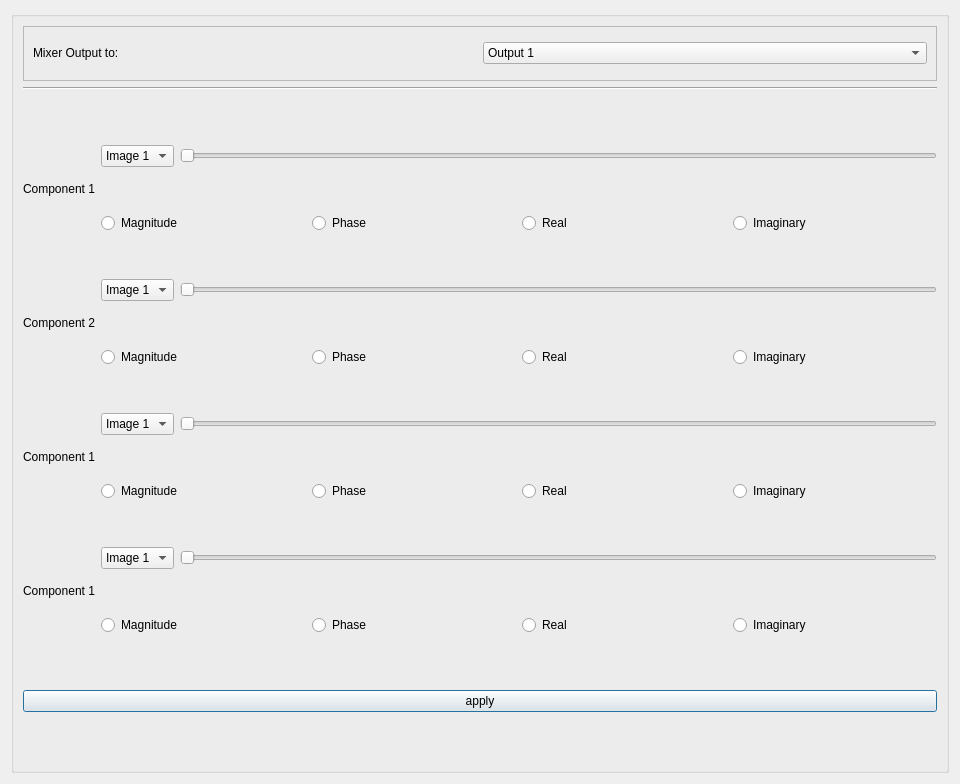
<?xml version="1.0" encoding="UTF-8"?>
<ui version="4.0">
 <class>Dialog</class>
 <widget class="QDialog" name="Dialog">
  <property name="geometry">
   <rect>
    <x>0</x>
    <y>0</y>
    <width>960</width>
    <height>784</height>
   </rect>
  </property>
  <property name="windowTitle">
   <string>Dialog</string>
  </property>
  <layout class="QGridLayout" name="gridLayout_12">
   <item row="0" column="0">
    <widget class="QGroupBox" name="groupBox">
     <property name="title">
      <string/>
     </property>
     <layout class="QGridLayout" name="gridLayout_11">
      <item row="0" column="0">
       <layout class="QGridLayout" name="gridLayout_10">
        <item row="0" column="0">
         <widget class="QFrame" name="frame">
          <property name="minimumSize">
           <size>
            <width>0</width>
            <height>55</height>
           </size>
          </property>
          <property name="maximumSize">
           <size>
            <width>16777215</width>
            <height>55</height>
           </size>
          </property>
          <property name="frameShape">
           <enum>QFrame::StyledPanel</enum>
          </property>
          <property name="frameShadow">
           <enum>QFrame::Raised</enum>
          </property>
          <layout class="QGridLayout" name="gridLayout">
           <item row="0" column="0">
            <layout class="QVBoxLayout" name="verticalLayout">
             <item>
              <layout class="QHBoxLayout" name="horizontalLayout">
               <item>
                <widget class="QLabel" name="label">
                 <property name="text">
                  <string>Mixer Output to:</string>
                 </property>
                </widget>
               </item>
               <item>
                <widget class="QComboBox" name="mixer_output_combobox">
                 <item>
                  <property name="text">
                   <string>Output 1</string>
                  </property>
                 </item>
                 <item>
                  <property name="text">
                   <string>Output 2</string>
                  </property>
                 </item>
                </widget>
               </item>
              </layout>
             </item>
            </layout>
           </item>
          </layout>
         </widget>
        </item>
        <item row="3" column="0">
         <layout class="QGridLayout" name="gridLayout_9">
          <item row="2" column="0">
           <layout class="QHBoxLayout" name="horizontalLayout_7">
            <item>
             <widget class="QLabel" name="label_3">
              <property name="text">
               <string>Component 2</string>
              </property>
             </widget>
            </item>
            <item>
             <layout class="QGridLayout" name="gridLayout_3">
              <item row="0" column="0">
               <layout class="QHBoxLayout" name="horizontalLayout_4">
                <item>
                 <widget class="QComboBox" name="input_img_selection_combobox_2">
                  <item>
                   <property name="text">
                    <string>Image 1</string>
                   </property>
                  </item>
                  <item>
                   <property name="text">
                    <string>Image 2</string>
                   </property>
                  </item>
                  <item>
                   <property name="text">
                    <string>Image 3</string>
                   </property>
                  </item>
                  <item>
                   <property name="text">
                    <string>Image 4</string>
                   </property>
                  </item>
                 </widget>
                </item>
                <item>
                 <widget class="QSlider" name="comp1_hslider_2">
                  <property name="orientation">
                   <enum>Qt::Horizontal</enum>
                  </property>
                 </widget>
                </item>
               </layout>
              </item>
              <item row="2" column="0">
               <layout class="QHBoxLayout" name="horizontalLayout_5">
                <item>
                 <widget class="QRadioButton" name="mag_radioBtn_2">
                  <property name="text">
                   <string>Magnitude</string>
                  </property>
                 </widget>
                </item>
                <item>
                 <widget class="QRadioButton" name="phase_radioBtn_2">
                  <property name="text">
                   <string>Phase</string>
                  </property>
                 </widget>
                </item>
                <item>
                 <widget class="QRadioButton" name="real_radioBtn_2">
                  <property name="text">
                   <string>Real</string>
                  </property>
                 </widget>
                </item>
                <item>
                 <widget class="QRadioButton" name="imaginary_radioBtn_2">
                  <property name="text">
                   <string>Imaginary</string>
                  </property>
                 </widget>
                </item>
               </layout>
              </item>
              <item row="1" column="0">
               <spacer name="verticalSpacer_5">
                <property name="orientation">
                 <enum>Qt::Vertical</enum>
                </property>
                <property name="sizeHint" stdset="0">
                 <size>
                  <width>20</width>
                  <height>40</height>
                 </size>
                </property>
               </spacer>
              </item>
             </layout>
            </item>
           </layout>
          </item>
          <item row="0" column="0">
           <layout class="QHBoxLayout" name="horizontalLayout_6">
            <item>
             <widget class="QLabel" name="label_2">
              <property name="text">
               <string>Component 1</string>
              </property>
             </widget>
            </item>
            <item>
             <layout class="QGridLayout" name="gridLayout_2">
              <item row="0" column="0">
               <layout class="QHBoxLayout" name="horizontalLayout_2">
                <item>
                 <widget class="QComboBox" name="input_img_selection_combobox_1">
                  <item>
                   <property name="text">
                    <string>Image 1</string>
                   </property>
                  </item>
                  <item>
                   <property name="text">
                    <string>Image 2</string>
                   </property>
                  </item>
                  <item>
                   <property name="text">
                    <string>Image 3</string>
                   </property>
                  </item>
                  <item>
                   <property name="text">
                    <string>Image 4</string>
                   </property>
                  </item>
                 </widget>
                </item>
                <item>
                 <widget class="QSlider" name="comp1_hslider_1">
                  <property name="orientation">
                   <enum>Qt::Horizontal</enum>
                  </property>
                 </widget>
                </item>
               </layout>
              </item>
              <item row="2" column="0">
               <layout class="QHBoxLayout" name="horizontalLayout_3">
                <item>
                 <widget class="QRadioButton" name="mag_radioBtn_1">
                  <property name="text">
                   <string>Magnitude</string>
                  </property>
                 </widget>
                </item>
                <item>
                 <widget class="QRadioButton" name="phase_radioBtn_1">
                  <property name="text">
                   <string>Phase</string>
                  </property>
                 </widget>
                </item>
                <item>
                 <widget class="QRadioButton" name="real_radioBtn_1">
                  <property name="text">
                   <string>Real</string>
                  </property>
                 </widget>
                </item>
                <item>
                 <widget class="QRadioButton" name="imaginary_radioBtn_1">
                  <property name="text">
                   <string>Imaginary</string>
                  </property>
                 </widget>
                </item>
               </layout>
              </item>
              <item row="1" column="0">
               <spacer name="verticalSpacer_4">
                <property name="orientation">
                 <enum>Qt::Vertical</enum>
                </property>
                <property name="sizeHint" stdset="0">
                 <size>
                  <width>20</width>
                  <height>40</height>
                 </size>
                </property>
               </spacer>
              </item>
             </layout>
            </item>
           </layout>
          </item>
          <item row="6" column="0">
           <layout class="QHBoxLayout" name="horizontalLayout_19">
            <item>
             <widget class="QLabel" name="label_7">
              <property name="text">
               <string>Component 1</string>
              </property>
             </widget>
            </item>
            <item>
             <layout class="QGridLayout" name="gridLayout_8">
              <item row="0" column="0">
               <layout class="QHBoxLayout" name="horizontalLayout_20">
                <item>
                 <widget class="QComboBox" name="input_img_selection_combobox_7">
                  <item>
                   <property name="text">
                    <string>Image 1</string>
                   </property>
                  </item>
                  <item>
                   <property name="text">
                    <string>Image 2</string>
                   </property>
                  </item>
                  <item>
                   <property name="text">
                    <string>Image 3</string>
                   </property>
                  </item>
                  <item>
                   <property name="text">
                    <string>Image 4</string>
                   </property>
                  </item>
                 </widget>
                </item>
                <item>
                 <widget class="QSlider" name="comp1_hslider_7">
                  <property name="orientation">
                   <enum>Qt::Horizontal</enum>
                  </property>
                 </widget>
                </item>
               </layout>
              </item>
              <item row="2" column="0">
               <layout class="QHBoxLayout" name="horizontalLayout_21">
                <item>
                 <widget class="QRadioButton" name="mag_radioBtn_7">
                  <property name="text">
                   <string>Magnitude</string>
                  </property>
                 </widget>
                </item>
                <item>
                 <widget class="QRadioButton" name="phase_radioBtn_7">
                  <property name="text">
                   <string>Phase</string>
                  </property>
                 </widget>
                </item>
                <item>
                 <widget class="QRadioButton" name="real_radioBtn_7">
                  <property name="text">
                   <string>Real</string>
                  </property>
                 </widget>
                </item>
                <item>
                 <widget class="QRadioButton" name="imaginary_radioBtn_7">
                  <property name="text">
                   <string>Imaginary</string>
                  </property>
                 </widget>
                </item>
               </layout>
              </item>
              <item row="1" column="0">
               <spacer name="verticalSpacer_10">
                <property name="orientation">
                 <enum>Qt::Vertical</enum>
                </property>
                <property name="sizeHint" stdset="0">
                 <size>
                  <width>20</width>
                  <height>40</height>
                 </size>
                </property>
               </spacer>
              </item>
             </layout>
            </item>
           </layout>
          </item>
          <item row="4" column="0">
           <layout class="QHBoxLayout" name="horizontalLayout_16">
            <item>
             <widget class="QLabel" name="label_6">
              <property name="text">
               <string>Component 1</string>
              </property>
             </widget>
            </item>
            <item>
             <layout class="QGridLayout" name="gridLayout_7">
              <item row="0" column="0">
               <layout class="QHBoxLayout" name="horizontalLayout_17">
                <item>
                 <widget class="QComboBox" name="input_img_selection_combobox_6">
                  <item>
                   <property name="text">
                    <string>Image 1</string>
                   </property>
                  </item>
                  <item>
                   <property name="text">
                    <string>Image 2</string>
                   </property>
                  </item>
                  <item>
                   <property name="text">
                    <string>Image 3</string>
                   </property>
                  </item>
                  <item>
                   <property name="text">
                    <string>Image 4</string>
                   </property>
                  </item>
                 </widget>
                </item>
                <item>
                 <widget class="QSlider" name="comp1_hslider_6">
                  <property name="orientation">
                   <enum>Qt::Horizontal</enum>
                  </property>
                 </widget>
                </item>
               </layout>
              </item>
              <item row="2" column="0">
               <layout class="QHBoxLayout" name="horizontalLayout_18">
                <item>
                 <widget class="QRadioButton" name="mag_radioBtn_6">
                  <property name="text">
                   <string>Magnitude</string>
                  </property>
                 </widget>
                </item>
                <item>
                 <widget class="QRadioButton" name="phase_radioBtn_6">
                  <property name="text">
                   <string>Phase</string>
                  </property>
                 </widget>
                </item>
                <item>
                 <widget class="QRadioButton" name="real_radioBtn_6">
                  <property name="text">
                   <string>Real</string>
                  </property>
                 </widget>
                </item>
                <item>
                 <widget class="QRadioButton" name="imaginary_radioBtn_6">
                  <property name="text">
                   <string>Imaginary</string>
                  </property>
                 </widget>
                </item>
               </layout>
              </item>
              <item row="1" column="0">
               <spacer name="verticalSpacer_9">
                <property name="orientation">
                 <enum>Qt::Vertical</enum>
                </property>
                <property name="sizeHint" stdset="0">
                 <size>
                  <width>20</width>
                  <height>40</height>
                 </size>
                </property>
               </spacer>
              </item>
             </layout>
            </item>
           </layout>
          </item>
          <item row="1" column="0">
           <spacer name="verticalSpacer_3">
            <property name="orientation">
             <enum>Qt::Vertical</enum>
            </property>
            <property name="sizeHint" stdset="0">
             <size>
              <width>20</width>
              <height>40</height>
             </size>
            </property>
           </spacer>
          </item>
          <item row="3" column="0">
           <spacer name="verticalSpacer_11">
            <property name="orientation">
             <enum>Qt::Vertical</enum>
            </property>
            <property name="sizeHint" stdset="0">
             <size>
              <width>20</width>
              <height>40</height>
             </size>
            </property>
           </spacer>
          </item>
          <item row="5" column="0">
           <spacer name="verticalSpacer_12">
            <property name="orientation">
             <enum>Qt::Vertical</enum>
            </property>
            <property name="sizeHint" stdset="0">
             <size>
              <width>20</width>
              <height>40</height>
             </size>
            </property>
           </spacer>
          </item>
         </layout>
        </item>
        <item row="5" column="0">
         <widget class="QPushButton" name="pushButton_3">
          <property name="text">
           <string>apply</string>
          </property>
         </widget>
        </item>
        <item row="1" column="0">
         <widget class="Line" name="line">
          <property name="orientation">
           <enum>Qt::Horizontal</enum>
          </property>
         </widget>
        </item>
        <item row="6" column="0">
         <spacer name="verticalSpacer_2">
          <property name="orientation">
           <enum>Qt::Vertical</enum>
          </property>
          <property name="sizeHint" stdset="0">
           <size>
            <width>20</width>
            <height>40</height>
           </size>
          </property>
         </spacer>
        </item>
        <item row="4" column="0">
         <spacer name="verticalSpacer">
          <property name="orientation">
           <enum>Qt::Vertical</enum>
          </property>
          <property name="sizeHint" stdset="0">
           <size>
            <width>20</width>
            <height>40</height>
           </size>
          </property>
         </spacer>
        </item>
        <item row="2" column="0">
         <spacer name="verticalSpacer_13">
          <property name="orientation">
           <enum>Qt::Vertical</enum>
          </property>
          <property name="sizeHint" stdset="0">
           <size>
            <width>20</width>
            <height>40</height>
           </size>
          </property>
         </spacer>
        </item>
       </layout>
      </item>
     </layout>
    </widget>
   </item>
  </layout>
 </widget>
 <resources/>
 <connections/>
</ui>
